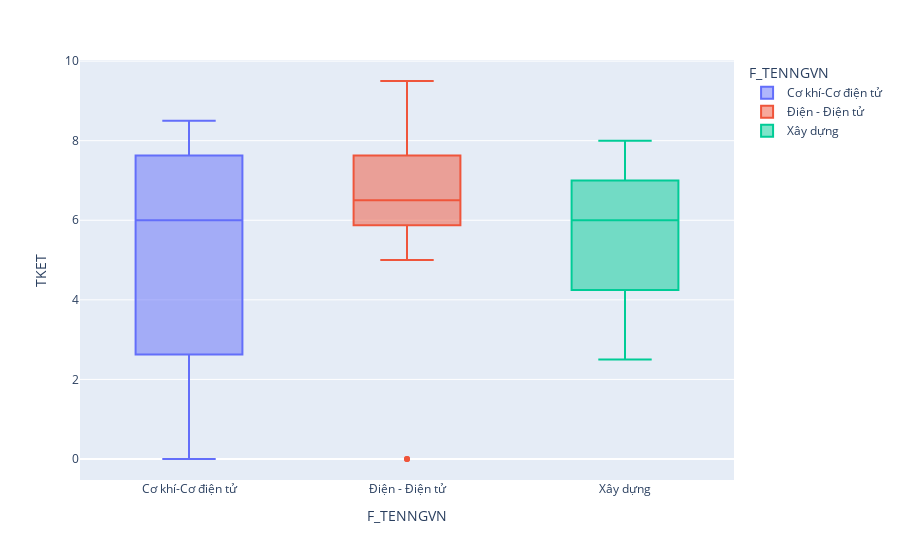

The notebook cell this image was saved under:
### Code cell
fig = px.box(df_filter, y='TKET', x='F_TENNGVN', color = "F_TENNGVN")
#fig.add_traces(boxmean=True)
fig.show()

### Figure 1 — Plotly figure (JSON) as saved in the notebook; plotly's stock layout.template omitted (floating-point values rounded to 4 significant figures)
{"data": [{"alignmentgroup": "True", "hovertemplate": "F_TENNGVN=%{x}<br>TKET=%{y}<extra></extra>", "legendgroup": "Cơ khí-Cơ điện tử", "marker": {"color": "#636efa"}, "name": "Cơ khí-Cơ điện tử", "notched": false, "offsetgroup": "Cơ khí-Cơ điện tử", "orientation": "v", "showlegend": true, "type": "box", "x": ["Cơ khí-Cơ điện tử", "Cơ khí-Cơ điện tử", "Cơ khí-Cơ điện tử", "Cơ khí-Cơ điện tử", "Cơ khí-Cơ điện tử", "Cơ khí-Cơ điện tử", "Cơ khí-Cơ điện tử", "Cơ khí-Cơ điện tử", "Cơ khí-Cơ điện tử"], "x0": " ", "xaxis": "x", "y": [0, 6.5, 3.5, 6, 8.5, 5.5, 0, 7.5, 8], "y0": " ", "yaxis": "y"}, {"alignmentgroup": "True", "hovertemplate": "F_TENNGVN=%{x}<br>TKET=%{y}<extra></extra>", "legendgroup": "Điện - Điện tử", "marker": {"color": "#EF553B"}, "name": "Điện - Điện tử", "notched": false, "offsetgroup": "Điện - Điện tử", "orientation": "v", "showlegend": true, "type": "box", "x": ["Điện - Điện tử", "Điện - Điện tử", "Điện - Điện tử", "Điện - Điện tử", "Điện - Điện tử", "Điện - Điện tử", "Điện - Điện tử", "Điện - Điện tử", "Điện - Điện tử", "Điện - Điện tử", "Điện - Điện tử", "Điện - Điện tử", "Điện - Điện tử", "Điện - Điện tử", "Điện - Điện tử", "Điện - Điện tử", "Điện - Điện tử"], "x0": " ", "xaxis": "x", "y": [6.5, 5, 8.5, 7, 9.5, 7.5, 5.5, 6, 8, 6.5, 6, 6.5, 6, 8.5, 0, 0, 7.5], "y0": " ", "yaxis": "y"}, {"alignmentgroup": "True", "hovertemplate": "F_TENNGVN=%{x}<br>TKET=%{y}<extra></extra>", "legendgroup": "Xây dựng", "marker": {"color": "#00cc96"}, "name": "Xây dựng", "notched": false, "offsetgroup": "Xây dựng", "orientation": "v", "showlegend": true, "type": "box", "x": ["Xây dựng", "Xây dựng", "Xây dựng", "Xây dựng", "Xây dựng", "Xây dựng", "Xây dựng", "Xây dựng", "Xây dựng", "Xây dựng", "Xây dựng", "Xây dựng", "Xây dựng"], "x0": " ", "xaxis": "x", "y": [4.5, 3.5, 8, 6, 5, 7, 6.5, 3.5, 2.5, 7, 7, 6, 7.5], "y0": " ", "yaxis": "y"}], "layout": {"boxmode": "overlay", "legend": {"title": {"text": "F_TENNGVN"}, "tracegroupgap": 0}, "margin": {"t": 60}, "xaxis": {"anchor": "y", "categoryarray": ["Cơ khí-Cơ điện tử", "Điện - Điện tử", "Xây dựng"], "categoryorder": "array", "domain": [0, 1], "title": {"text": "F_TENNGVN"}}, "yaxis": {"anchor": "x", "domain": [0, 1], "title": {"text": "TKET"}}}}
